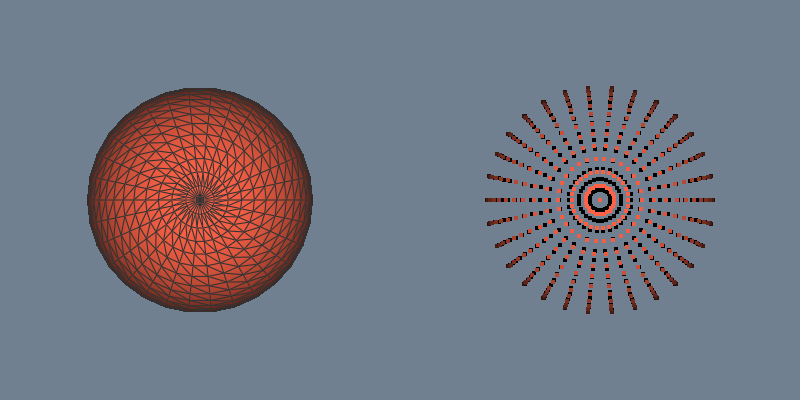

The script that drew this image:
#!/usr/bin/env python

# Convert polydata vertices to a point cloud using vtkConvertToPointCloud.
# The left viewport shows the original sphere mesh and the right shows
# the resulting point cloud.

# Factory overrides: importing these modules registers the OpenGL rendering
# and interaction style implementations for vtkRenderingCore factory classes.
import vtkmodules.vtkInteractionStyle  # noqa: F401
import vtkmodules.vtkRenderingOpenGL2  # noqa: F401
# VTK pipeline classes used in this example
from vtkmodules.vtkFiltersPoints import vtkConvertToPointCloud
from vtkmodules.vtkFiltersSources import vtkSphereSource
from vtkmodules.vtkRenderingCore import (
    vtkActor,
    vtkPolyDataMapper,
    vtkRenderWindow,
    vtkRenderWindowInteractor,
    vtkRenderer,
)

# Colors (normalized RGB)
tomato_rgb = (1.000, 0.388, 0.278)
slate_gray_background_rgb = (0.439, 0.502, 0.565)

# Source: create a sphere
sphere = vtkSphereSource()
sphere.SetRadius(1.0)
sphere.SetPhiResolution(30)
sphere.SetThetaResolution(30)

# ---- Left viewport: original mesh ----
mesh_mapper = vtkPolyDataMapper()
mesh_mapper.SetInputConnection(sphere.GetOutputPort())

mesh_actor = vtkActor()
mesh_actor.SetMapper(mesh_mapper)
mesh_actor.GetProperty().SetColor(tomato_rgb)
mesh_actor.GetProperty().EdgeVisibilityOn()
mesh_actor.GetProperty().SetEdgeColor(0.2, 0.2, 0.2)

left_renderer = vtkRenderer()
left_renderer.SetViewport(0.0, 0.0, 0.5, 1.0)
left_renderer.AddActor(mesh_actor)
left_renderer.SetBackground(slate_gray_background_rgb)

# ---- Right viewport: point cloud ----
to_cloud = vtkConvertToPointCloud()
to_cloud.SetInputConnection(sphere.GetOutputPort())

cloud_mapper = vtkPolyDataMapper()
cloud_mapper.SetInputConnection(to_cloud.GetOutputPort())

cloud_actor = vtkActor()
cloud_actor.SetMapper(cloud_mapper)
cloud_actor.GetProperty().SetColor(tomato_rgb)
cloud_actor.GetProperty().SetPointSize(4)

right_renderer = vtkRenderer()
right_renderer.SetViewport(0.5, 0.0, 1.0, 1.0)
right_renderer.AddActor(cloud_actor)
right_renderer.SetBackground(slate_gray_background_rgb)

# Window: display the rendered scene
render_window = vtkRenderWindow()
render_window.AddRenderer(left_renderer)
render_window.AddRenderer(right_renderer)
render_window.SetWindowName("convert to pointcloud")
render_window.SetMultiSamples(0)
render_window.SetSize(800, 400)

# Scene: configure the camera
left_renderer.ResetCamera()
right_renderer.SetActiveCamera(left_renderer.GetActiveCamera())

# Interactor: handle mouse and keyboard events
render_window_interactor = vtkRenderWindowInteractor()
render_window_interactor.SetRenderWindow(render_window)

# Launch the interactive visualization
render_window_interactor.Initialize()
render_window_interactor.Start()
